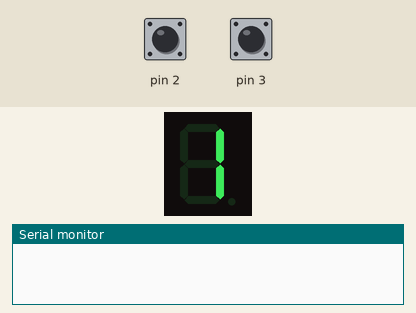
Recording of a sketch running on a simulated Arduino Uno, built with avr-gcc and run on an emulated ATmega328P. On the bench: 1-digit seven-segment display, the last lines printed to the serial monitor. Wiring (inferred from the names in the program): 1-digit 7-segment display, segments lit when LOW: segments pin 12, pin 11, pin 10, pin 9, pin 8, pin 7, pin 6, pin 5. Inputs (shaded band) come from the test bench; at power-on: pin 2 LOW, pin 3 LOW. Random numbers use the default seed unless the sketch sets one; the segment pins are drawn as the display they are named for.

Above: at 1.2 s.
1.3 s: pin 2 driven HIGH
2.8 s: pin 2 driven LOW
At 3.8 s:
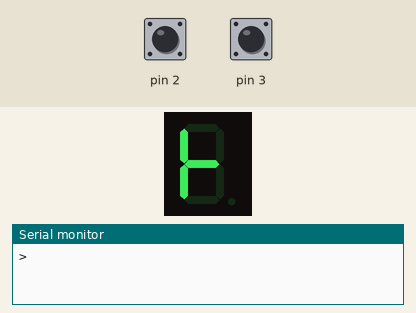
4.3 s: pin 3 pulsed HIGH 5 times (0.12 s each, 0.3 s apart)
At 6.8 s:
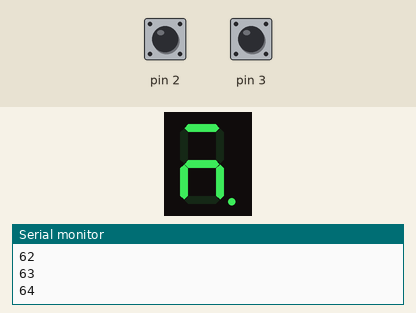
7.3 s: pin 2 pulsed HIGH 2 times (0.12 s each, 0.3 s apart)
At 8.3 s:
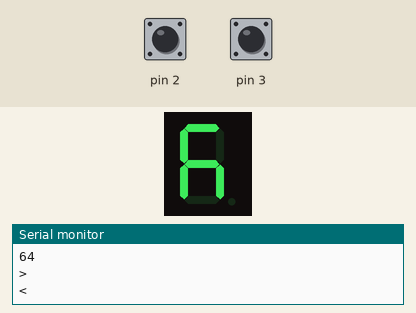
Timing chart, 0 to 10.3 s (numbered marks = the images above; inputs shaded):
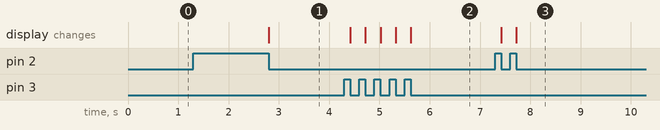

Measured:
- after the input at 2.8 s, the display: changes at once (image 1)
- after the input at 4.3 s, the display: first changes after 0.12 s (image 2 shows a later state)
- after the input at 7.3 s, the display: first changes after 0.12 s (image 3 shows a later state)

The sketch:

48_0710_0796_3.ino
```cpp
int bitpat[] = {B11111001, B01001100, B01101000, B00111001, B00101010, B00001010, B11111000, B00001000, B00101000, B10001000, B10001010, B10001111};
const int segpin[] = {12, 11, 10, 9, 8, 7, 6, 5};
int num = 0;
int ran = 0;

void setup() {
  Serial.begin(9600);
  randomSeed(analogRead(A0));
  ran = random(1,10);
  for(int i = 0; i < 8; i++){
    pinMode(segpin[i], OUTPUT);
  }
  pinMode(3, INPUT);
  pinMode(2, INPUT);
}

void loop() {
  boolean bitset;
  for (int i = 0; i < 8; i++){
    bitset = bitRead(bitpat[num], i);
    digitalWrite(segpin[i], bitset);
  }

  if (digitalRead(3) == HIGH){
    num++;
    while(digitalRead(3) == HIGH){
      delay(1);
    }
    if (num >= 9){
    num = 0;
    }
    Serial.print(ran);
    Serial.println(num);
  }
  if (digitalRead(2) == HIGH){
    if (ran == num + 1){
      num = 9;
      ran = random(1,10);
      Serial.println("=");
    }
    else if (ran < num + 1){
      num = 10;
      Serial.println("<");
    }
    else if (ran > num + 1){
      num = 11;
      Serial.println(">");
    }
    while(digitalRead(2) == HIGH){
      delay(1);
    }
  }
}


/*int number;
uint8_t bitPattern = 'B11101101';
const byte numPins = 8;
const int segmentPins[8] = {7, 12, 11, 5, 6, 8, 9, 10};

void setup() {
  Serial.begin(19200);
  for (int i = 0; i < numPins; i++){
    pinMode(segmentPins[i], OUTPUT);
  }
}

void loop() {
  boolean isBitSet;
  Serial.println(isBitSet);
  delay(1000);
  for (int segment = 0; segment < 8; segment++){
    isBitSet = bitRead(bitPattern, segment);
    digitalWrite(segmentPins[segment], isBitSet);
  }
}
*/
```
